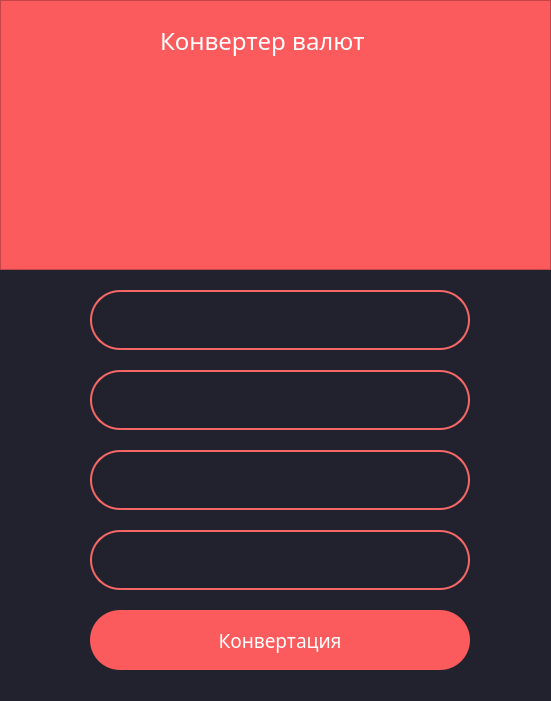
<?xml version="1.0" encoding="UTF-8"?>
<ui version="4.0">
 <class>MainWindow</class>
 <widget class="QMainWindow" name="MainWindow">
  <property name="geometry">
   <rect>
    <x>0</x>
    <y>0</y>
    <width>551</width>
    <height>701</height>
   </rect>
  </property>
  <property name="windowTitle">
   <string>MainWindow</string>
  </property>
  <widget class="QWidget" name="centralwidget">
   <property name="styleSheet">
    <string notr="true">background-color: #22222e
</string>
   </property>
   <widget class="QFrame" name="frame">
    <property name="geometry">
     <rect>
      <x>0</x>
      <y>0</y>
      <width>551</width>
      <height>270</height>
     </rect>
    </property>
    <property name="styleSheet">
     <string notr="true">background-color: #fb5b5d</string>
    </property>
    <property name="frameShape">
     <enum>QFrame::StyledPanel</enum>
    </property>
    <property name="frameShadow">
     <enum>QFrame::Raised</enum>
    </property>
    <widget class="QLabel" name="label">
     <property name="geometry">
      <rect>
       <x>160</x>
       <y>10</y>
       <width>231</width>
       <height>61</height>
      </rect>
     </property>
     <property name="font">
      <font>
       <family>Impact</family>
       <pointsize>18</pointsize>
      </font>
     </property>
     <property name="styleSheet">
      <string notr="true">color: white</string>
     </property>
     <property name="text">
      <string>Конвертер валют</string>
     </property>
    </widget>
    <widget class="QLabel" name="label_2">
     <property name="geometry">
      <rect>
       <x>210</x>
       <y>80</y>
       <width>131</width>
       <height>141</height>
      </rect>
     </property>
     <property name="text">
      <string/>
     </property>
     <property name="pixmap">
      <pixmap>../free-icon-exchange-3395647 (4).png</pixmap>
     </property>
    </widget>
   </widget>
   <widget class="QLineEdit" name="input_cur">
    <property name="geometry">
     <rect>
      <x>90</x>
      <y>290</y>
      <width>380</width>
      <height>60</height>
     </rect>
    </property>
    <property name="font">
     <font>
      <family>Impact</family>
      <pointsize>14</pointsize>
     </font>
    </property>
    <property name="styleSheet">
     <string notr="true">background-color: #22222e;
border: 2px solid #f66867;
border-radius: 30;
color: white
</string>
    </property>
    <property name="text">
     <string/>
    </property>
    <property name="alignment">
     <set>Qt::AlignHCenter|Qt::AlignTop</set>
    </property>
   </widget>
   <widget class="QLineEdit" name="input_sum">
    <property name="geometry">
     <rect>
      <x>90</x>
      <y>370</y>
      <width>380</width>
      <height>60</height>
     </rect>
    </property>
    <property name="font">
     <font>
      <family>Impact</family>
      <pointsize>14</pointsize>
     </font>
    </property>
    <property name="styleSheet">
     <string notr="true">background-color: #22222e;
border: 2px solid #f66867;
border-radius: 30;
color: white
</string>
    </property>
    <property name="alignment">
     <set>Qt::AlignCenter</set>
    </property>
   </widget>
   <widget class="QLineEdit" name="output_sum">
    <property name="geometry">
     <rect>
      <x>90</x>
      <y>530</y>
      <width>380</width>
      <height>60</height>
     </rect>
    </property>
    <property name="font">
     <font>
      <family>Impact</family>
      <pointsize>14</pointsize>
     </font>
    </property>
    <property name="styleSheet">
     <string notr="true">background-color: #22222e;
border: 2px solid #f66867;
border-radius: 30;
color: white
</string>
    </property>
    <property name="alignment">
     <set>Qt::AlignCenter</set>
    </property>
   </widget>
   <widget class="QLineEdit" name="output_cur">
    <property name="geometry">
     <rect>
      <x>90</x>
      <y>450</y>
      <width>380</width>
      <height>60</height>
     </rect>
    </property>
    <property name="font">
     <font>
      <family>Impact</family>
      <pointsize>14</pointsize>
     </font>
    </property>
    <property name="styleSheet">
     <string notr="true">background-color: #22222e;
border: 2px solid #f66867;
border-radius: 30;
color: white
</string>
    </property>
    <property name="alignment">
     <set>Qt::AlignCenter</set>
    </property>
   </widget>
   <widget class="QPushButton" name="pushButton">
    <property name="geometry">
     <rect>
      <x>90</x>
      <y>610</y>
      <width>380</width>
      <height>60</height>
     </rect>
    </property>
    <property name="font">
     <font>
      <family>Impact</family>
      <pointsize>14</pointsize>
     </font>
    </property>
    <property name="styleSheet">
     <string notr="true">QPushButton {
background-color: #fb5b5d;
border-radius: 30;
color: white;
} 
QPushButton: pressed {
background-color: #fa4244;
}
</string>
    </property>
    <property name="text">
     <string>Конвертация</string>
    </property>
   </widget>
  </widget>
 </widget>
 <resources/>
 <connections/>
</ui>
